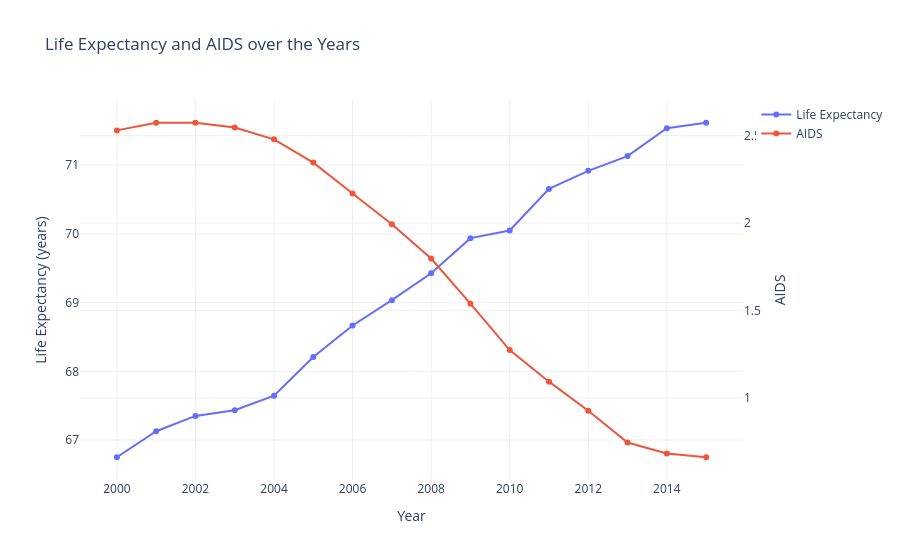

Notebook code for this chart:
### Markdown cell above
<h4>Life expectancy vs AIDS</h4>

### Code cell
# Calculate the average life expectancy and average aids for each year
average_data = df.groupby('year').agg({
    'life_expectancy': 'mean',
    'aids': 'mean'
}).reset_index()

# Create the interactive plot with dual y-axes
fig = go.Figure()

# Add life expectancy trace
fig.add_trace(go.Scatter(x=average_data['year'], y=average_data['life_expectancy'], 
                         mode='lines+markers', name='Life Expectancy',
                         yaxis='y1'))

# Add aids trace
fig.add_trace(go.Scatter(x=average_data['year'], y=average_data['aids'], 
                         mode='lines+markers', name='AIDS',
                         yaxis='y2'))

# Update layout for dual y-axes
fig.update_layout(
    title='Life Expectancy and AIDS over the Years',
    xaxis=dict(title='Year'),
    yaxis=dict(title='Life Expectancy (years)', side='left'),
    yaxis2=dict(title='AIDS', side='right', overlaying='y'),
    template='plotly_white'
)

# Show the plot
fig.show()

### Figure 1 — Plotly figure (JSON) as saved in the notebook; plotly's stock layout.template omitted (floating-point values rounded to 4 significant figures)
{"data": [{"mode": "lines+markers", "name": "Life Expectancy", "type": "scatter", "x": [2000, 2001, 2002, 2003, 2004, 2005, 2006, 2007, 2008, 2009, 2010, 2011, 2012, 2013, 2014, 2015], "y": [66.75, 67.13, 67.35, 67.43, 67.65, 68.21, 68.67, 69.04, 69.43, 69.94, 70.05, 70.65, 70.92, 71.13, 71.54, 71.62], "yaxis": "y"}, {"mode": "lines+markers", "name": "AIDS", "type": "scatter", "x": [2000, 2001, 2002, 2003, 2004, 2005, 2006, 2007, 2008, 2009, 2010, 2011, 2012, 2013, 2014, 2015], "y": [2.53, 2.574, 2.574, 2.547, 2.479, 2.346, 2.169, 1.993, 1.797, 1.539, 1.274, 1.093, 0.9268, 0.7446, 0.682, 0.6607], "yaxis": "y2"}], "layout": {"autosize": true, "title": {"text": "Life Expectancy and AIDS over the Years"}, "xaxis": {"autorange": true, "range": [1999.0, 2016.0], "title": {"text": "Year"}, "type": "linear"}, "yaxis": {"autorange": true, "range": [66.35, 72.02], "side": "left", "title": {"text": "Life Expectancy (years)"}, "type": "linear"}, "yaxis2": {"autorange": true, "overlaying": "y", "range": [0.5028, 2.732], "side": "right", "title": {"text": "AIDS"}, "type": "linear"}}}
